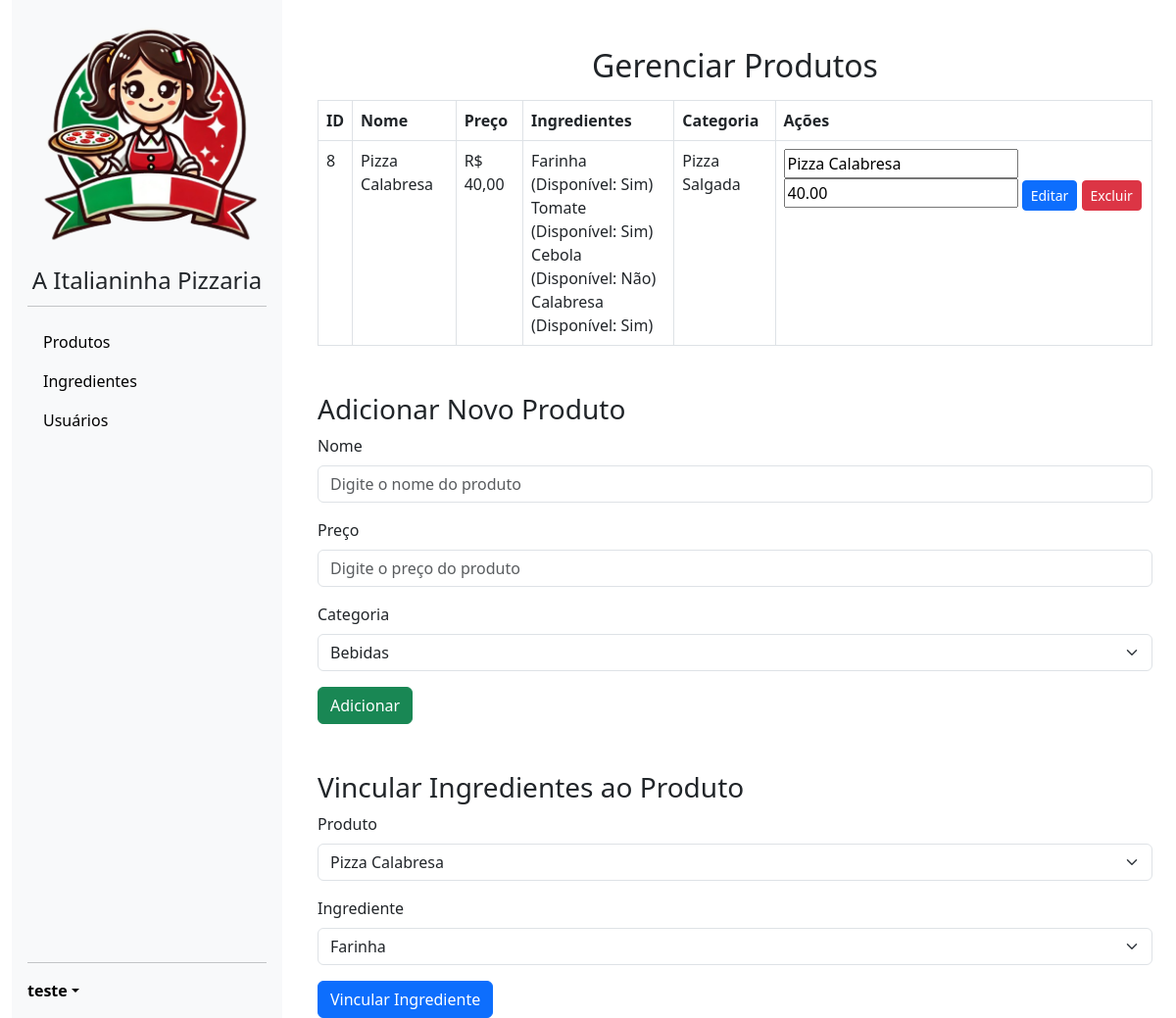
Page /produtos.php (signed in) on the committed database.
### tables this page shows
CREATE TABLE `produto` (
  `Id_Produto` int(11) NOT NULL,
  `Nome` varchar(100) NOT NULL,
  `DataCriacao` date DEFAULT curdate(),
  `Preco` decimal(10,2) NOT NULL,
  `Descricao` text DEFAULT NULL,
  `Disponivel` tinyint(1) DEFAULT 1,
  `Id_Categoria` int(11) DEFAULT NULL
);

CREATE TABLE `ingrediente` (
  `Id_ingrediente` int(11) NOT NULL,
  `Nome` varchar(100) NOT NULL,
  `Disponivel` tinyint(1) DEFAULT 1
);

CREATE TABLE `categoria` (
  `Id_Categoria` int(11) NOT NULL,
  `Nome` varchar(50) NOT NULL
);

### web/produtos.php (called while the page is built, shortened)
<?php
include './components/layout.php';
?>

### web/classes/manipulaProduto.php (called while the page is built, shortened)
<?php
require_once 'conexaoBanco.php';
class manipulaProduto
{
    private $conexao;
    public function __construct()
    {
        $this->conexao = new conexaoBanco();
    }
    public function __destruct()
    {
        $this->conexao = null;
    }
    public function listaProduto()
    {
        $sql = "select p.nome, p.descricao, p.preco, p.id_produto, c.nome as categoria
        from produto p
        inner join categoria c on p.id_categoria = c.id_categoria";
        $stmt = $this->conexao->conectar()->query($sql);
        return $stmt->fetchAll();
    }
}
?>

### web/classes/conexaoBanco.php (called while the page is built)
<?php
class conexaoBanco
{
    private $host = "localhost";
    private $dbname = "banco";
    private $username = "root";
    private $password = "";
    private $conexao;
    public function conectar()
    {
        if ($this->conexao === null)
        {
            try
            {
                $this->conexao = new PDO("mysql:host={$this->host};dbname={$this->dbname}",
                $this->username,
                $this->password
                );
            }
            catch (PDOException $e)
            {
                echo "Erro na conexão: " . $e->getMessage();
                exit;
            }
        }
        return $this->conexao;
    }
}
?>

### web/classes/produto.php (called while the page is built, shortened)
<?php
require_once 'conexaoBanco.php';
class Produto
{
    private $conexao;
    public function __construct()
    {
        $this->conexao = new ConexaoBanco();
    }
    public function __destruct()
    {
        $this->conexao = null;
    }
    public function obterCategoria()
    {
        $sql = "select id_categoria, nome from categoria";
        $stmt = $this->conexao->conectar()->prepare($sql);
        $stmt->execute();
        return $stmt->fetchAll();
    }
}
?>

### web/classes/manipulaIngrediente.php (called while the page is built, shortened)
<?php
require_once 'conexaoBanco.php';
class manipulaIngrediente
{
    private $conexao;
    public function __construct()
    {
        $this->conexao = new conexaoBanco();
    }
    public function __destruct()
    {
        $this->conexao = null;
    }
    public function listaIngrediente()
    {
        $sql = "select * from ingrediente";
        $stmt = $this->conexao->conectar()->query($sql);
        return $stmt->fetchAll();
    }
}
?>

### web/produtosContent.php (the view, shortened to what this page needs)
<?php
require_once './classes/manipulaProduto.php';
require_once './classes/manipulaIngrediente.php';
require_once './classes/produto.php';
$manipulaProduto = new manipulaProduto();
$manipulaIngrediente = new manipulaIngrediente();
$produtos = $manipulaProduto->listaProduto();
$ingredientes = $manipulaIngrediente->listaIngrediente();
$categorias = (new Produto())->obterCategoria();
?>
<!DOCTYPE html>
<html lang="pt-BR">
<head>
    <link rel="stylesheet" href="https://cdn.jsdelivr.net/npm/bootstrap@5.3.0/dist/css/bootstrap.min.css">
</head>
<body>
    <div class="container mt-5">
        <h2 class="text-center">Gerenciar Produtos</h2>
        <table class="table table-bordered mt-3">
            <thead>
                <tr>
                    <th>ID</th>
                    <th>Nome</th>
                    <th>Preço</th>
                    <th>Ingredientes</th>
                    <th>Categoria</th>
                    <th>Ações</th>
                </tr>
            </thead>
            <tbody>
                <?php foreach ($produtos as $produto): ?>
                <tr>
                    <td><?= $produto['id_produto'] ?></td>
                    <td><?= htmlspecialchars($produto['nome']) ?></td>
                    <td>R$ <?= number_format($produto['preco'], 2, ',', '.') ?></td>
                    <td>
                        <?php
                        $sql = "select i.nome, i.disponivel
                                from ingrediente i
                                join produto_ingrediente pi on pi.id_ingrediente = i.id_ingrediente
                                where pi.id_produto = ?";
                        $stmt = (new conexaoBanco())->conectar()->prepare($sql);
                        $stmt->execute([$produto['id_produto']]);
                        $ingredientesProduto = $stmt->fetchAll(PDO::FETCH_ASSOC);
                        if ($ingredientesProduto) {
                            foreach ($ingredientesProduto as $ingrediente) {
                                echo htmlspecialchars($ingrediente['nome']) . " (Disponível: " . ($ingrediente['disponivel'] ? "Sim" : "Não") . ")<br>";
                            }
                        } else {
                            echo "Nenhum ingrediente vinculado.";
                        }
                        ?>
                    </td>
                    <td><?= htmlspecialchars($produto['categoria']) ?></td>
                    <td>
                        <form method="post" style="display:inline;">
                            <input type="text" name="nome" placeholder="Nome" required value="<?= $produto['nome'] ?>">
                            <input type="number" name="preco" placeholder="Preço" required step="0.01" value="<?= $produto['preco'] ?>">
                            <button class="btn btn-primary btn-sm">Editar</button>
                        </form>
                        <form method="post" style="display:inline;" onsubmit="return confirm('Deseja realmente excluir este produto?');">
                            <button class="btn btn-danger btn-sm">Excluir</button>
                        </form>
                    </td>
                </tr>
                <?php endforeach; ?>
            </tbody>
        </table>
        <h3 class="mt-5">Adicionar Novo Produto</h3>
        <form method="post" autocomplete="off">
            <div class="mb-3">
                <label for="nome" class="form-label">Nome</label>
                <input type="text" class="form-control" name="nome" id="nome" placeholder="Digite o nome do produto" required>
            </div>
            <div class="mb-3">
                <label for="preco" class="form-label">Preço</label>
                <input type="number" class="form-control" name="preco" id="preco" placeholder="Digite o preço do produto" required step="0.01">
            </div>
            <div class="mb-3">
                <label for="categoria" class="form-label">Categoria</label>
                <select name="categoria" id="categoria" class="form-select" required>
                    <?php foreach ($categorias as $categoria): ?>
                        <option value="<?= $categoria['id_categoria'] ?>">
                            <?= htmlspecialchars($categoria['nome']) ?>
                        </option>
                    <?php endforeach; ?>
                </select>
            </div>
            <button type="submit" class="btn btn-success">Adicionar</button>
        </form>
                <h3 class="mt-5">Vincular Ingredientes ao Produto</h3>
        <form method="post" autocomplete="off">
            <div class="mb-3">
                <label for="id_produto" class="form-label">Produto</label>
                <select name="id_produto" id="id_produto" class="form-select" required>
                    <?php foreach ($produtos as $produto): ?>
                        <option value="<?= $produto['id_produto'] ?>">
                            <?= htmlspecialchars($produto['nome']) ?>
                        </option>
                    <?php endforeach; ?>
                </select>
            </div>
            <div class="mb-3">
                <label for="id_ingrediente" class="form-label">Ingrediente</label>
                <select name="id_ingrediente" id="id_ingrediente" class="form-select" required>
                    <?php foreach ($ingredientes as $ingrediente): ?>
                        <option value="<?= $ingrediente['Id_ingrediente'] ?>">
                            <?= htmlspecialchars($ingrediente['Nome']) ?>
                        </option>
                    <?php endforeach; ?>
                </select>
            </div>
            <button type="submit" class="btn btn-primary">Vincular Ingrediente</button>
        </form>
    </div>
</body>
</html>

### web/css/sidebar.css (style rules this page uses)
body { min-height: 100vh; min-height: -webkit-fill-available; }
html { height: -webkit-fill-available; }

### rows in the picture
produto: Id_Produto "8", Nome "Pizza Calabresa", Preco "40,00", Id_Categoria.Nome "Pizza Salgada", nome "Pizza Calabresa", preco "40.00"
ingrediente: Nome "Farinha", Disponivel "Sim"
ingrediente: Nome "Tomate", Disponivel "Sim"
ingrediente: Nome "Cebola", Disponivel "Não"
ingrediente: Nome "Calabresa", Disponivel "Sim"

### other values in the picture
$_SESSION['username'] "teste"
form field categoria "Bebidas"
form field id_produto "Pizza Calabresa"
form field id_ingrediente "Farinha"
